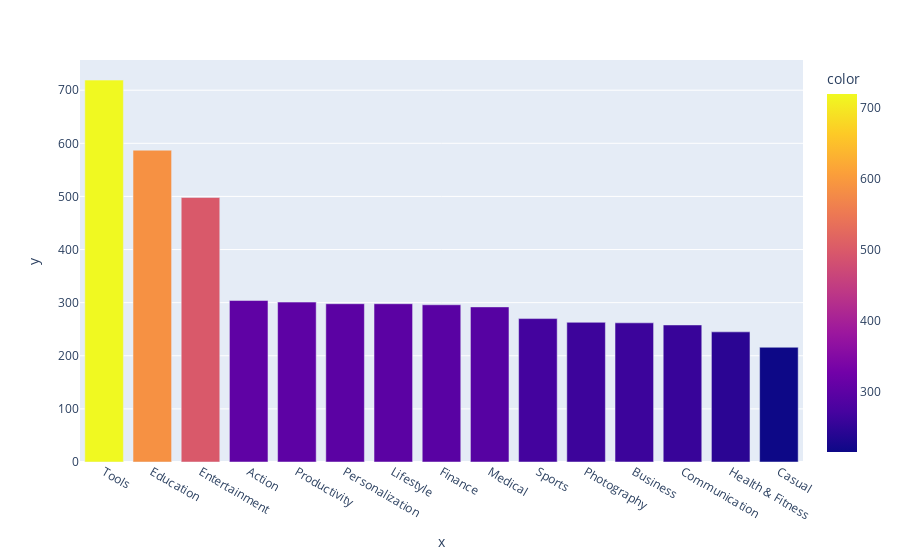

Notebook cell for this chart:
### Markdown cell above
**Challenge**: Can you create this chart with the Series containing the genre data? 

<img src=https://imgur.com/DbcoQli.png width=400>

Try experimenting with the built in colour scales in Plotly. You can find a full list [here](https://plotly.com/python/builtin-colorscales/). 

* Find a way to set the colour scale using the color_continuous_scale parameter. 
* Find a way to make the color axis disappear by using coloraxis_showscale.

### Code cell
bar=px.bar(num_genres[:15],x=num_genres.index,y=num_genres.values, color=num_genres.values, title='popular Ger')
bar.show()

### Figure 1 — Plotly figure (JSON) as saved in the notebook; plotly's stock layout.template omitted (floating-point values rounded to 4 significant figures)
{"data": [{"alignmentgroup": "True", "hovertemplate": "x=%{x}<br>y=%{y}<br>color=%{marker.color}<extra></extra>", "legendgroup": "", "marker": {"color": [719, 587, 498, 304, 301, 298, 298, 296, 292, 270, 263, 262, 258, 245, 216], "coloraxis": "coloraxis", "pattern": {"shape": ""}}, "name": "", "offsetgroup": "", "orientation": "v", "showlegend": false, "textposition": "auto", "type": "bar", "x": ["Tools", "Education", "Entertainment", "Action", "Productivity", "Personalization", "Lifestyle", "Finance", "Medical", "Sports", "Photography", "Business", "Communication", "Health & Fitness", "Casual"], "xaxis": "x", "y": [719, 587, 498, 304, 301, 298, 298, 296, 292, 270, 263, 262, 258, 245, 216], "yaxis": "y"}], "layout": {"barmode": "relative", "coloraxis": {"colorbar": {"title": {"text": "color"}}, "colorscale": [[0, "#0d0887"], [0.1111, "#46039f"], [0.2222, "#7201a8"], [0.3333, "#9c179e"], [0.4444, "#bd3786"], [0.5556, "#d8576b"], [0.6667, "#ed7953"], [0.7778, "#fb9f3a"], [0.8889, "#fdca26"], [1, "#f0f921"]]}, "legend": {"tracegroupgap": 0}, "margin": {"t": 60}, "xaxis": {"anchor": "y", "domain": [0, 1], "title": {"text": "x"}}, "yaxis": {"anchor": "x", "domain": [0, 1], "title": {"text": "y"}}}}
